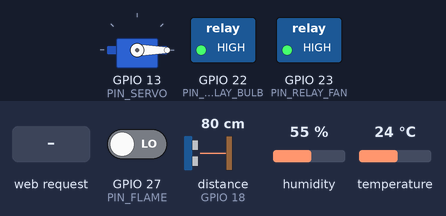
Bench run of a sketch on a simulated ESP32. Parts: servo, switched loads named in the sketch (green lamp = pin HIGH). Wiring (inferred from the names in the program): ultrasonic range finder: trigger GPIO 5; echo GPIO 18. The inputs (shaded band) are chosen by the test bench; at power-on: GPIO 27 (PIN_FLAME) LOW, distance to the obstacle (sensor on GPIO 18) 80 cm, humidity 55 %, temperature 24 °C. The echo pulse lasts 58.3 µs per cm; WiFi joins after 1.5 s; servers stay silent unless stated; pins used as bus, display or sensor lines are not drawn; what the sketch prints to the serial monitor is not drawn.

Above: at 6.4 s.
6.5 s: HTTP request GET /api/bulb?on=1 received
At 7.5 s:
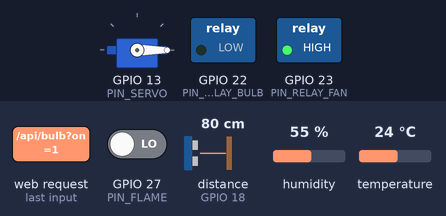
8.0 s: HTTP request GET /api/fan?on=1 received
At 8.7 s:
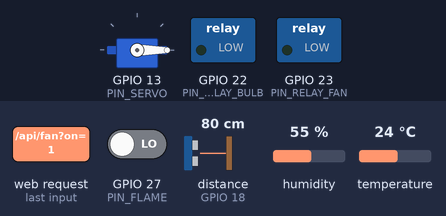
9.5 s: HTTP request GET /api/bulb?on=0 received
At 9.8 s:
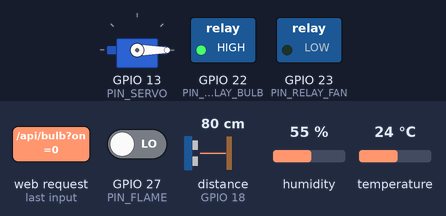
11.0 s: HTTP request GET /api/door?open=1 received
At 12.1 s:
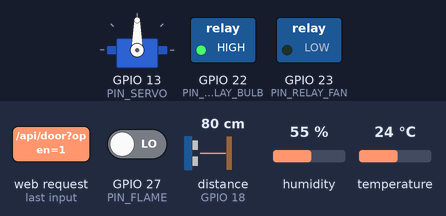
12.5 s: HTTP request GET /api/bulb?on=120 received
At 13.3 s:
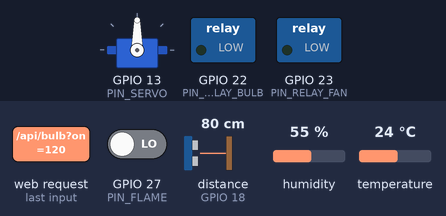
14.0 s: HTTP request GET /api/door?open=0 received
At 14.4 s:
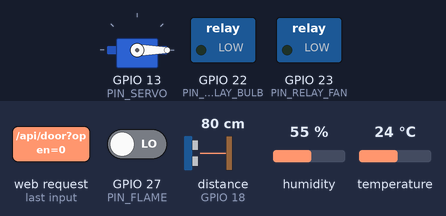
Timing chart, 0 to 16.5 s (numbered marks = the images above; inputs shaded):
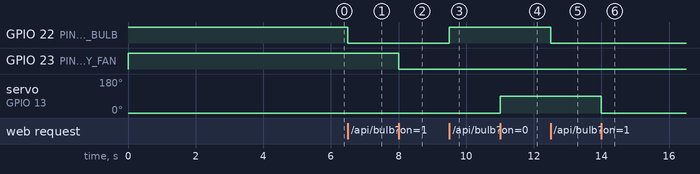

Measured:
- after the input at 6.5 s, GPIO 22 (PIN_RELAY_BULB): HIGH → LOW at once
- after the input at 8.0 s, GPIO 23 (PIN_RELAY_FAN): HIGH → LOW at once
- after the input at 9.5 s, GPIO 22 (PIN_RELAY_BULB): LOW → HIGH at once
- after the input at 11.0 s, servo on GPIO 13 (PIN_SERVO): 0° → 90° at once
- after the input at 12.5 s, GPIO 22 (PIN_RELAY_BULB): HIGH → LOW at once
- after the input at 14.0 s, servo on GPIO 13 (PIN_SERVO): 90° → 0° at once

The sketch:

esp32_lights.ino
```cpp
/*
  ESP32 Home Controller
  Features:
   - Water tank level (HC-SR04 ultrasonic sensor)  -> percent full
   - Fire / flame sensor                            -> alert in the app
   - Room temperature + humidity (DHT11 / DHT22)
   - Door (servo motor)                             -> open / close
   - Bulb (relay module)                            -> on / off

  Libraries to install (Arduino IDE -> Library Manager):
   - "ESP32Servo"            (by Kevin Harrington)
   - "DHT sensor library"    (by Adafruit)  + "Adafruit Unified Sensor"
  Board package: "esp32" by Espressif.

  Then open  http://esp32-home.local  (or the IP in Serial Monitor) on your phone.
*/

#include <WiFi.h>
#include <WebServer.h>
#include <ESPmDNS.h>
#include <ESP32Servo.h>
#include <DHT.h>

// ================= CONFIG =================
const char* WIFI_SSID = "SSH_E_517";
const char* WIFI_PASS = "66657583";

// ---- Pins ----
#define PIN_TRIG 5         // HC-SR04 TRIG
#define PIN_ECHO 18        // HC-SR04 ECHO  (use a voltage divider: 5V -> 3.3V!)
#define PIN_FLAME 27       // flame sensor DO (digital out)
#define PIN_DHT 4          // DHT data pin
#define PIN_SERVO 13       // door servo signal
#define PIN_RELAY_BULB 22  // relay IN (bulb)
#define PIN_RELAY_FAN 23   // relay IN (Fan)

// ---- Temperature sensor type: DHT11 or DHT22 ----
#define DHT_TYPE DHT11

// ---- Water tank (distance from sensor to water surface, in cm) ----
// Sensor is mounted at the top of the tank, pointing down.
const float TANK_EMPTY_CM = 12.0;  // distance when the tank is EMPTY
const float TANK_FULL_CM = 2.0;    // distance when the tank is FULL

// ---- Door servo angles ----
const int DOOR_CLOSED_ANGLE = 0;
const int DOOR_OPEN_ANGLE = 90;

// ---- Logic levels ----
const bool RELAY_ACTIVE_LOW = true;  // set true if relay turns ON when pin is LOW
const bool FLAME_ACTIVE_LOW = true;  // most flame modules output LOW when fire detected
// ==========================================

WebServer server(80);
Servo doorServo;
DHT dht(PIN_DHT, DHT_TYPE);

bool bulbOn = false;
bool fanOn = false;
bool doorOpen = false;
bool fireDetected = false;

float tankDistance = -1;  // cm, -1 = invalid
int tankPercent = -1;     // 0..100, -1 = invalid
float tempC = NAN;
float humidity = NAN;

unsigned long lastSensorMs = 0;

// ---------- hardware helpers ----------
void applyBulb() {
  bool level = RELAY_ACTIVE_LOW ? !bulbOn : bulbOn;
  digitalWrite(PIN_RELAY_BULB, level ? HIGH : LOW);
}

void applyFan() {
  bool level = RELAY_ACTIVE_LOW ? !fanOn : fanOn;
  digitalWrite(PIN_RELAY_FAN, level ? HIGH : LOW);
}

void applyDoor() {
  doorServo.write(doorOpen ? DOOR_OPEN_ANGLE : DOOR_CLOSED_ANGLE);
}

float readDistanceOnce() {
  digitalWrite(PIN_TRIG, LOW);
  delayMicroseconds(2);
  digitalWrite(PIN_TRIG, HIGH);
  delayMicroseconds(10);
  digitalWrite(PIN_TRIG, LOW);
  unsigned long us = pulseIn(PIN_ECHO, HIGH, 30000);  // 30 ms timeout (~5 m)
  if (us == 0) return -1;
  return us * 0.0343f / 2.0f;
}

// Median of 5 readings to ignore noise from water ripples
float readDistanceCm() {
  float v[5];
  int n = 0;
  for (int i = 0; i < 5; i++) {
    float d = readDistanceOnce();
    if (d > 0) v[n++] = d;
    delay(30);
  }
  if (n == 0) return -1;
  for (int i = 0; i < n - 1; i++)
    for (int j = i + 1; j < n; j++)
      if (v[j] < v[i]) {
        float t = v[i];
        v[i] = v[j];
        v[j] = t;
      }
  return v[n / 2];
}

void updateSensors() {
  // Tank
  tankDistance = readDistanceCm();
  if (tankDistance > 0) {
    float pct = (TANK_EMPTY_CM - tankDistance) / (TANK_EMPTY_CM - TANK_FULL_CM) * 100.0f;
    tankPercent = (int)constrain(pct, 0.0f, 100.0f);
  } else {
    tankPercent = -1;
  }

  // Fire
  int f = digitalRead(PIN_FLAME);
  fireDetected = FLAME_ACTIVE_LOW ? (f == LOW) : (f == HIGH);

  // Temperature / humidity
  float t = dht.readTemperature();
  float h = dht.readHumidity();
  if (!isnan(t)) tempC = t;
  if (!isnan(h)) humidity = h;
}

// ---------- JSON ----------
String num(float v, int decimals = 1) {
  if (isnan(v)) return "null";
  return String(v, decimals);
}

String stateJson() {
  String s = "{";
  s += "\"tank\":{\"pct\":" + (tankPercent >= 0 ? String(tankPercent) : String("null"));
  s += ",\"dist\":" + (tankDistance > 0 ? num(tankDistance) : String("null")) + "},";
  s += "\"temp\":" + num(tempC) + ",";
  s += "\"hum\":" + num(humidity, 0) + ",";
  s += "\"fire\":" + String(fireDetected ? "true" : "false") + ",";
  s += "\"door\":" + String(doorOpen ? "true" : "false") + ",";
  s += "\"bulb\":" + String(bulbOn ? "true" : "false") + ",";
  s += "\"fan\":" + String(fanOn ? "true" : "false");
  s += "}";
  return s;
}

// ---------- web page ----------
const char PAGE[] PROGMEM = R"rawliteral(
<!DOCTYPE html>
<html lang="en">
<head>
<meta charset="utf-8">
<meta name="viewport" content="width=device-width,initial-scale=1,viewport-fit=cover">
<meta name="apple-mobile-web-app-capable" content="yes">
<meta name="mobile-web-app-capable" content="yes">
<meta name="theme-color" content="#0f1115">
<title>Home</title>
<style>
  :root{--bg:#0f1115;--card:#1a1d24;--text:#f2f3f5;--muted:#8b909a;--accent:#ffc43d;--water:#3d9bff;--ok:#3ddc84;--bad:#ff5d5d}
  *{box-sizing:border-box;-webkit-tap-highlight-color:transparent}
  body{margin:0;background:var(--bg);color:var(--text);font-family:system-ui,-apple-system,sans-serif;
       padding:max(18px,env(safe-area-inset-top)) 14px 32px;max-width:520px;margin:auto}
  h1{font-size:24px;margin:6px 4px 2px}
  #status{color:var(--muted);font-size:13px;margin:0 4px 14px}
  #status.off{color:var(--bad)}
  .card{background:var(--card);border-radius:18px;padding:16px;margin-bottom:12px}
  .card h2{font-size:13px;font-weight:600;color:var(--muted);text-transform:uppercase;letter-spacing:.06em;margin:0 0 10px}
  .row{display:flex;gap:12px}
  .row .card{flex:1;margin-bottom:12px}
  .big{font-size:34px;font-weight:700}
  .sub{color:var(--muted);font-size:13px;margin-top:2px}

  /* fire */
  #fire{display:flex;align-items:center;gap:12px}
  #fire .dot{width:14px;height:14px;border-radius:50%;background:var(--ok)}
  #fire.alert{background:#4a1616;box-shadow:0 0 0 2px var(--bad);animation:pulse 1s infinite}
  #fire.alert .dot{background:var(--bad)}
  @keyframes pulse{50%{opacity:.65}}

  /* tank */
  .tankwrap{display:flex;align-items:center;gap:18px}
  .tank{position:relative;width:84px;height:130px;border:3px solid #3a3f4b;border-radius:10px 10px 18px 18px;overflow:hidden;background:#12151a;flex:none}
  .water{position:absolute;left:0;right:0;bottom:0;height:0%;background:linear-gradient(var(--water),#2467c4);transition:height .8s}

  /* buttons */
  .btn{width:100%;border:0;border-radius:14px;padding:16px;font-size:16px;font-weight:600;color:var(--text);background:#262a33}
  .btn:active{transform:scale(.97)}
  .btn.on{background:#2b2616;box-shadow:0 0 0 1.5px var(--accent),0 0 24px rgba(255,196,61,.25);color:var(--accent)}
  .btn.open{background:#14301f;box-shadow:0 0 0 1.5px var(--ok);color:var(--ok)}
</style>
</head>
<body>
<h1>Home</h1>
<p id="status">Connecting…</p>

<div class="card" id="fire">
  <div class="dot"></div>
  <div><div id="fireTxt" style="font-weight:700;font-size:17px">No fire detected</div>
       <div class="sub" id="fireSub">Flame sensor OK</div></div>
</div>

<div class="card">
  <h2>Water tank</h2>
  <div class="tankwrap">
    <div class="tank"><div class="water" id="water"></div></div>
    <div>
      <div class="big" id="pct">--%</div>
      <div class="sub" id="tankSub">Level unknown</div>
    </div>
  </div>
</div>

<div class="row">
  <div class="card"><h2>Temperature</h2><div class="big" id="temp">--</div><div class="sub" id="hum"></div></div>
</div>

<div class="row">
  <div class="card"><h2>Door</h2>
    <button class="btn" id="doorBtn" onclick="toggleDoor()">--</button></div>
  <div class="card"><h2>Bulb</h2>
    <button class="btn" id="bulbBtn" onclick="toggleBulb()">--</button></div>
  <div class="card">
    <h2>Fan</h2>
    <button class="btn" id="fanBtn" onclick="toggleFan()">--</button>
</div>
</div>

<script>
const $=id=>document.getElementById(id);
let S={door:false,bulb:false, fan: false},lastFire=false;

function render(){
  // tank
  const p=S.tank&&S.tank.pct;
  if(p!=null){$('pct').textContent=p+'%';$('water').style.height=p+'%';
    $('tankSub').textContent=p<15?'Low – refill soon':p>90?'Almost full':'Level OK';}
  else{$('pct').textContent='--%';$('tankSub').textContent='Sensor not reading';}
  // temp
  $('temp').textContent=S.temp!=null?S.temp.toFixed(1)+'°C':'--';
  $('hum').textContent=S.hum!=null?'Humidity '+S.hum+'%':'';
  // fire
  const f=$('fire');
  f.classList.toggle('alert',!!S.fire);
  $('fireTxt').textContent=S.fire?'🔥 FIRE DETECTED!':'No fire detected';
  $('fireSub').textContent=S.fire?'Check immediately':'Flame sensor OK';
  if(S.fire&&!lastFire&&navigator.vibrate)navigator.vibrate([400,150,400,150,400]);
  lastFire=!!S.fire;
  // door + bulb
  const d=$('doorBtn');d.textContent=S.door?'Open – tap to close':'Closed – tap to open';d.className='btn'+(S.door?' open':'');
  const b=$('bulbBtn');b.textContent=S.bulb?'ON':'OFF';b.className='btn'+(S.bulb?' on':'');
  const fn=$('fanBtn');fn.textContent=S.fan?'ON':'OFF';fn.className='btn'+(S.fan?' on':'');
}
async function api(path){
  try{
    const r=await fetch(path,{cache:'no-store'});
    S=await r.json();render();
    $('status').textContent='Connected';$('status').className='';
  }catch(e){$('status').textContent='Disconnected – retrying…';$('status').className='off';}
}
function toggleDoor(){S.door=!S.door;render();api('/api/door?open='+(S.door?1:0));}
function toggleBulb(){S.bulb=!S.bulb;render();api('/api/bulb?on='+(S.bulb?1:0));}
function toggleFan(){S.fan=!S.fan;render();api('/api/fan?on='+(S.fan?1:0));}
api('/api/state');
setInterval(()=>api('/api/state'),2000);
</script>
</body>
</html>
)rawliteral";

// ---------- handlers ----------
void handleRoot() {
  server.send_P(200, "text/html", PAGE);
}
void handleState() {
  server.send(200, "application/json", stateJson());
}

void handleBulb() {
  if (server.hasArg("on")) {
    bulbOn = server.arg("on").toInt() != 0;
    applyBulb();
  }
  server.send(200, "application/json", stateJson());
}

void handleFan() {
  if (server.hasArg("on")) {
    fanOn = server.arg("on").toInt() != 0;
    applyFan();
  }

  server.send(200, "application/json", stateJson());
}

void handleDoor() {
  if (server.hasArg("open")) {
    doorOpen = server.arg("open").toInt() != 0;
    applyDoor();
  }
  server.send(200, "application/json", stateJson());
}

// ---------- setup / loop ----------
void setup() {
  Serial.begin(115200);

  pinMode(PIN_TRIG, OUTPUT);
  pinMode(PIN_ECHO, INPUT);
  pinMode(PIN_FLAME, INPUT);
  pinMode(PIN_RELAY_BULB, OUTPUT);
  pinMode(PIN_RELAY_FAN, OUTPUT);
  applyBulb();  // bulb off at start
  applyFan();   // fan off at start

  dht.begin();
  doorServo.setPeriodHertz(50);
  doorServo.attach(PIN_SERVO, 500, 2400);
  applyDoor();  // door closed at start

  // WiFi.mode(WIFI_STA);
  // WiFi.begin(WIFI_SSID, WIFI_PASS);
  // delay(5000);
  // Serial.print("Connecting to Wi-Fi");
  // unsigned long t0 = millis();
  // while (WiFi.status() != WL_CONNECTED && millis() - t0 < 20000) {
  //   delay(500);
  //   Serial.print(".");
  // }
  // if (WiFi.status() == WL_CONNECTED) {
  //   Serial.print("\nIP address: ");
  //   Serial.println(WiFi.localIP());
  // } else {
  //   // Fallback hotspot so you can still reach the app
  //   WiFi.mode(WIFI_AP);
  //   WiFi.softAP("ESP32-Home", "12345678");
  //   Serial.print("\nWi-Fi failed. Hotspot 'ESP32-Home' (pw 12345678) at ");
  //   Serial.println(WiFi.softAPIP());
  // }

  WiFi.mode(WIFI_AP);
  WiFi.softAP("ESP32-Home", "12345678");
  delay(5000);
  Serial.print("\nHotspot 'ESP32-Home' (pw 12345678) at ");
  Serial.println(WiFi.softAPIP());

  if (MDNS.begin("esp32-home")) Serial.println("Open http://esp32-home.local");

  server.on("/", handleRoot);
  server.on("/api/state", handleState);
  server.on("/api/bulb", handleBulb);
  server.on("/api/fan", handleFan);
  server.on("/api/door", handleDoor);
  server.begin();

  updateSensors();
}

void loop() {
  server.handleClient();

  // Read sensors every 2 seconds (the fire sensor is checked each time too)
  if (millis() - lastSensorMs >= 2000) {
    lastSensorMs = millis();
    updateSensors();
  }
}
```
